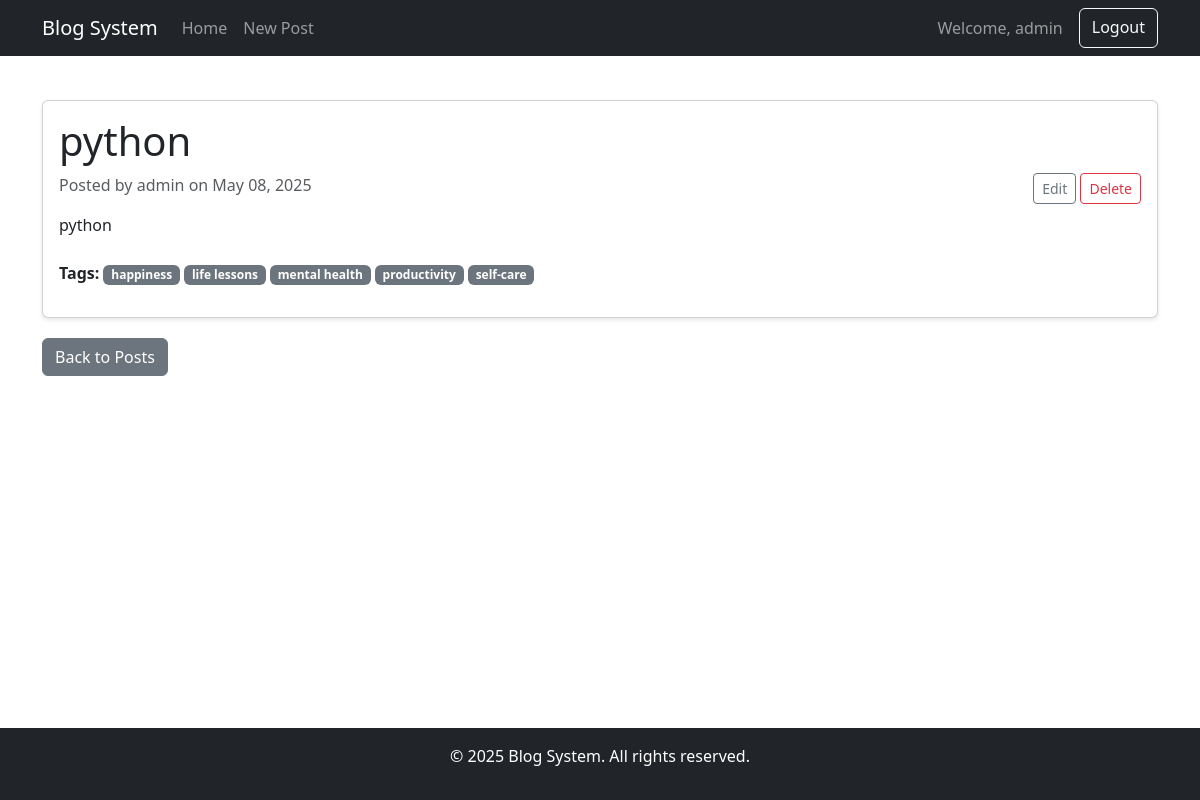
Page /post/2/ (signed in) on the committed database.
### blog/models.py (models this page shows, shortened)
class Post(models.Model):
    title = models.CharField(max_length=100)
    content = models.TextField()
    image = models.ImageField(upload_to='post_images/', blank=True, null=True)
    date_posted = models.DateTimeField(default=timezone.now)
    author = models.ForeignKey(User, on_delete=models.CASCADE)
    tags = models.ManyToManyField(Tag, blank=True, related_name='posts')
    class Meta:
        ordering = ['-date_posted']

class Tag(models.Model):
    name = models.CharField(max_length=50, unique=True)
    class Meta:
        ordering = ['name']

### blog/views.py (the view)
# urls.py: path('post/<int:pk>/', views.post_detail, name='post_detail'),
def post_detail(request, pk):
    post = get_object_or_404(Post.objects.prefetch_related('tags'), pk=pk)
    return render(request, 'blog/post_detail.html', {'post': post})

### blog/templates/blog/post_detail.html (shortened to what this page needs)
{% extends 'blog/base.html' %}
{% block content %}
<article class="card">
    <div class="card-body">
        <h1 class="card-title">{{ post.title }}</h1>
        <p class="card-text text-muted">
            Posted by {{ post.author }} on {{ post.date_posted|date:"F d, Y" }}
            {% if post.author == request.user %}
            <span class="float-end">
                <a href="{% url 'blog:post_update' post.pk %}" class="btn btn-sm btn-outline-secondary">Edit</a>
                <a href="{% url 'blog:post_delete' post.pk %}" class="btn btn-sm btn-outline-danger">Delete</a>
            </span>
            {% endif %}
        </p>
        <div class="card-text mb-4 post-content">
            {{ post.content|linebreaks }}
        </div>
        {% if post.tags.exists %}
        <div class="mb-3">
            <strong>Tags:</strong>
            {% for tag in post.tags.all %}
            <span class="badge bg-secondary">{{ tag.name }}</span>
            {% endfor %}
        </div>
        {% endif %}
    </div>
</article>
<div class="mt-3">
    <a href="{% url 'blog:post_list' %}" class="btn btn-secondary">Back to Posts</a>
</div>
{% endblock %}

### blog/templates/blog/base.html (shortened to what this page needs)
<!DOCTYPE html>
<html lang="en">
<head>
    <link href="https://cdn.jsdelivr.net/npm/bootstrap@5.3.0/dist/css/bootstrap.min.css" rel="stylesheet">
    {% load static %}
    <link rel="stylesheet" href="{% static 'blog/css/styles.css' %}">
</head>
<body>
    <nav class="navbar navbar-expand-lg navbar-dark bg-dark">
        <div class="container">
            <a class="navbar-brand" href="{% url 'blog:post_list' %}">Blog System</a>
            <div class="collapse navbar-collapse" id="navbarNav">
                <ul class="navbar-nav me-auto">
                    <li class="nav-item">
                        <a class="nav-link" href="{% url 'blog:post_list' %}">Home</a>
                    </li>
                    {% if user.is_authenticated %}
                    <li class="nav-item">
                        <a class="nav-link" href="{% url 'blog:post_create' %}">New Post</a>
                    </li>
                    {% endif %}
                </ul>
                <div class="d-flex">
                    {% if user.is_authenticated %}
                    <span class="navbar-text me-3">Welcome, {{ user.username }}</span>
                    <a href="{% url 'blog:logout' %}" class="btn btn-outline-light">Logout</a>
                    {% else %}
                    <a href="{% url 'blog:login' %}" class="btn btn-outline-light me-2">Login</a>
                    <a href="{% url 'blog:register' %}" class="btn btn-light">Register</a>
                    {% endif %}
                </div>
            </div>
        </div>
    </nav>
    <div class="container mt-4">
        {% block content %}{% endblock %}
    </div>
    <footer class="bg-dark text-white text-center py-3 mt-5">
        <div class="container">
            <p>&copy; {% now "Y" %} Blog System. All rights reserved.</p>
        </div>
    </footer>
</body>
</html>

### blog/static/blog/css/styles.css (style rules this page uses)
body { min-height: 100vh; display: flex; flex-direction: column; }
.container { flex: 1; }
.card { margin-bottom: 20px; box-shadow: 0 2px 4px rgba(0,0,0,0.1); }
.navbar { margin-bottom: 20px; }
footer { margin-top: auto; }

### rows in the picture
Post: title "python", author "admin", date_posted "May 08, 2025", content "python"
Tag: name "happiness"
Tag: name "life lessons"
Tag: name "mental health"
Tag: name "productivity"
Tag: name "self-care"

### other values in the picture
{{ user.username }} "admin"
